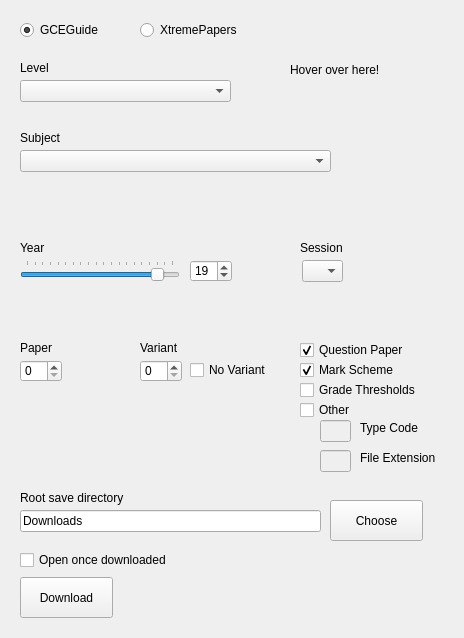
<?xml version="1.0" encoding="UTF-8"?>
<ui version="4.0">
 <class>PapersDownloader</class>
 <widget class="QWidget" name="PapersDownloader">
  <property name="geometry">
   <rect>
    <x>0</x>
    <y>0</y>
    <width>464</width>
    <height>638</height>
   </rect>
  </property>
  <property name="windowTitle">
   <string>PapersDownloader</string>
  </property>
  <widget class="QComboBox" name="levelBox">
   <property name="geometry">
    <rect>
     <x>20</x>
     <y>80</y>
     <width>211</width>
     <height>22</height>
    </rect>
   </property>
   <property name="toolTip">
    <string>&lt;html&gt;&lt;head/&gt;&lt;body&gt;&lt;p&gt;Select if you want IGCSE or AS and A Level here&lt;/p&gt;&lt;/body&gt;&lt;/html&gt;</string>
   </property>
   <property name="editable">
    <bool>false</bool>
   </property>
   <property name="currentIndex">
    <number>-1</number>
   </property>
   <item>
    <property name="text">
     <string>IGCSE</string>
    </property>
   </item>
   <item>
    <property name="text">
     <string>AS and A Level</string>
    </property>
   </item>
  </widget>
  <widget class="QLabel" name="label">
   <property name="geometry">
    <rect>
     <x>20</x>
     <y>60</y>
     <width>55</width>
     <height>16</height>
    </rect>
   </property>
   <property name="text">
    <string>Level</string>
   </property>
  </widget>
  <widget class="QLabel" name="label_2">
   <property name="geometry">
    <rect>
     <x>20</x>
     <y>130</y>
     <width>55</width>
     <height>16</height>
    </rect>
   </property>
   <property name="text">
    <string>Subject</string>
   </property>
  </widget>
  <widget class="QComboBox" name="subjectBox">
   <property name="geometry">
    <rect>
     <x>20</x>
     <y>150</y>
     <width>311</width>
     <height>22</height>
    </rect>
   </property>
   <property name="toolTip">
    <string>&lt;html&gt;&lt;head/&gt;&lt;body&gt;&lt;p&gt;Select which subject you want here&lt;/p&gt;&lt;/body&gt;&lt;/html&gt;</string>
   </property>
  </widget>
  <widget class="QSlider" name="yearSlider">
   <property name="geometry">
    <rect>
     <x>20</x>
     <y>260</y>
     <width>160</width>
     <height>22</height>
    </rect>
   </property>
   <property name="toolTip">
    <string>&lt;html&gt;&lt;head/&gt;&lt;body&gt;&lt;p&gt;Change the year you want the papers from here&lt;/p&gt;&lt;/body&gt;&lt;/html&gt;</string>
   </property>
   <property name="minimum">
    <number>2</number>
   </property>
   <property name="maximum">
    <number>21</number>
   </property>
   <property name="value">
    <number>19</number>
   </property>
   <property name="orientation">
    <enum>Qt::Horizontal</enum>
   </property>
   <property name="tickPosition">
    <enum>QSlider::TicksAbove</enum>
   </property>
   <property name="tickInterval">
    <number>1</number>
   </property>
  </widget>
  <widget class="QLabel" name="label_3">
   <property name="geometry">
    <rect>
     <x>20</x>
     <y>240</y>
     <width>55</width>
     <height>16</height>
    </rect>
   </property>
   <property name="text">
    <string>Year</string>
   </property>
  </widget>
  <widget class="QSpinBox" name="yearSpin">
   <property name="geometry">
    <rect>
     <x>190</x>
     <y>260</y>
     <width>42</width>
     <height>22</height>
    </rect>
   </property>
   <property name="toolTip">
    <string>&lt;html&gt;&lt;head/&gt;&lt;body&gt;&lt;p&gt;Change the year you want the papers from here&lt;/p&gt;&lt;/body&gt;&lt;/html&gt;</string>
   </property>
   <property name="minimum">
    <number>2</number>
   </property>
   <property name="maximum">
    <number>21</number>
   </property>
   <property name="value">
    <number>19</number>
   </property>
  </widget>
  <widget class="QCheckBox" name="qpBox">
   <property name="geometry">
    <rect>
     <x>300</x>
     <y>340</y>
     <width>131</width>
     <height>20</height>
    </rect>
   </property>
   <property name="toolTip">
    <string>&lt;html&gt;&lt;head/&gt;&lt;body&gt;&lt;p&gt;Check if you want a question paper&lt;/p&gt;&lt;/body&gt;&lt;/html&gt;</string>
   </property>
   <property name="text">
    <string>Question Paper</string>
   </property>
   <property name="checked">
    <bool>true</bool>
   </property>
  </widget>
  <widget class="QCheckBox" name="msBox">
   <property name="geometry">
    <rect>
     <x>300</x>
     <y>360</y>
     <width>121</width>
     <height>20</height>
    </rect>
   </property>
   <property name="toolTip">
    <string>&lt;html&gt;&lt;head/&gt;&lt;body&gt;&lt;p&gt;Check if you want a mark scheme&lt;/p&gt;&lt;/body&gt;&lt;/html&gt;</string>
   </property>
   <property name="text">
    <string>Mark Scheme</string>
   </property>
   <property name="checked">
    <bool>true</bool>
   </property>
  </widget>
  <widget class="QCheckBox" name="gtBox">
   <property name="geometry">
    <rect>
     <x>300</x>
     <y>380</y>
     <width>131</width>
     <height>20</height>
    </rect>
   </property>
   <property name="toolTip">
    <string>&lt;html&gt;&lt;head/&gt;&lt;body&gt;&lt;p&gt;Check if you want a grade threshold table&lt;/p&gt;&lt;/body&gt;&lt;/html&gt;</string>
   </property>
   <property name="text">
    <string>Grade Thresholds</string>
   </property>
  </widget>
  <widget class="QSpinBox" name="paperBox">
   <property name="geometry">
    <rect>
     <x>20</x>
     <y>360</y>
     <width>42</width>
     <height>22</height>
    </rect>
   </property>
   <property name="toolTip">
    <string>&lt;html&gt;&lt;head/&gt;&lt;body&gt;&lt;p&gt;Choose the number of the paper (first number e.g &lt;span style=&quot; font-weight:600;&quot;&gt;2&lt;/span&gt;3)&lt;/p&gt;&lt;/body&gt;&lt;/html&gt;</string>
   </property>
  </widget>
  <widget class="QLabel" name="label_4">
   <property name="geometry">
    <rect>
     <x>20</x>
     <y>340</y>
     <width>55</width>
     <height>16</height>
    </rect>
   </property>
   <property name="text">
    <string>Paper</string>
   </property>
  </widget>
  <widget class="QSpinBox" name="variantBox">
   <property name="enabled">
    <bool>true</bool>
   </property>
   <property name="geometry">
    <rect>
     <x>140</x>
     <y>360</y>
     <width>42</width>
     <height>22</height>
    </rect>
   </property>
   <property name="toolTip">
    <string>&lt;html&gt;&lt;head/&gt;&lt;body&gt;&lt;p&gt;Choose the variant of the paper (second number e.g 2&lt;span style=&quot; font-weight:600;&quot;&gt;3&lt;/span&gt;)&lt;/p&gt;&lt;/body&gt;&lt;/html&gt;</string>
   </property>
  </widget>
  <widget class="QLabel" name="label_5">
   <property name="geometry">
    <rect>
     <x>140</x>
     <y>340</y>
     <width>55</width>
     <height>16</height>
    </rect>
   </property>
   <property name="text">
    <string>Variant</string>
   </property>
  </widget>
  <widget class="QLineEdit" name="dirBox">
   <property name="geometry">
    <rect>
     <x>20</x>
     <y>510</y>
     <width>301</width>
     <height>22</height>
    </rect>
   </property>
   <property name="toolTip">
    <string>&lt;html&gt;&lt;head/&gt;&lt;body&gt;&lt;p&gt;The root directory under which the program will organise your papers (don't change this between subjects - it will create separate directories automatically). Either type here or click choose to select on then click &amp;quot;Select Folder&amp;quot;. You can also leave it how it is to save to the default directory&lt;/p&gt;&lt;/body&gt;&lt;/html&gt;</string>
   </property>
   <property name="text">
    <string>Downloads</string>
   </property>
  </widget>
  <widget class="QPushButton" name="chooseDirButton">
   <property name="geometry">
    <rect>
     <x>330</x>
     <y>500</y>
     <width>93</width>
     <height>41</height>
    </rect>
   </property>
   <property name="text">
    <string>Choose</string>
   </property>
  </widget>
  <widget class="QLabel" name="label_6">
   <property name="geometry">
    <rect>
     <x>20</x>
     <y>490</y>
     <width>131</width>
     <height>16</height>
    </rect>
   </property>
   <property name="text">
    <string>Root save directory</string>
   </property>
  </widget>
  <widget class="QPushButton" name="downloadButton">
   <property name="geometry">
    <rect>
     <x>20</x>
     <y>577</y>
     <width>93</width>
     <height>41</height>
    </rect>
   </property>
   <property name="text">
    <string>Download</string>
   </property>
  </widget>
  <widget class="QLabel" name="errorLabel">
   <property name="geometry">
    <rect>
     <x>120</x>
     <y>590</y>
     <width>301</width>
     <height>16</height>
    </rect>
   </property>
   <property name="text">
    <string/>
   </property>
  </widget>
  <widget class="QComboBox" name="sessionBox">
   <property name="geometry">
    <rect>
     <x>302</x>
     <y>260</y>
     <width>41</width>
     <height>22</height>
    </rect>
   </property>
   <property name="toolTip">
    <string>&lt;html&gt;&lt;head/&gt;&lt;body&gt;&lt;p&gt;Change the series you want the papers from here&lt;/p&gt;&lt;/body&gt;&lt;/html&gt;</string>
   </property>
   <property name="currentIndex">
    <number>-1</number>
   </property>
   <item>
    <property name="text">
     <string>s</string>
    </property>
   </item>
   <item>
    <property name="text">
     <string>w</string>
    </property>
   </item>
   <item>
    <property name="text">
     <string>m</string>
    </property>
   </item>
  </widget>
  <widget class="QLabel" name="label_8">
   <property name="geometry">
    <rect>
     <x>300</x>
     <y>240</y>
     <width>55</width>
     <height>16</height>
    </rect>
   </property>
   <property name="text">
    <string>Session</string>
   </property>
  </widget>
  <widget class="QCheckBox" name="noVariantBox">
   <property name="geometry">
    <rect>
     <x>190</x>
     <y>360</y>
     <width>91</width>
     <height>20</height>
    </rect>
   </property>
   <property name="toolTip">
    <string>&lt;html&gt;&lt;head/&gt;&lt;body&gt;&lt;p&gt;Select if the paper has no second number e.g First Language Arabic only has one variant of each paper per session&lt;/p&gt;&lt;/body&gt;&lt;/html&gt;</string>
   </property>
   <property name="text">
    <string>No Variant</string>
   </property>
  </widget>
  <widget class="QRadioButton" name="gceguideBox">
   <property name="geometry">
    <rect>
     <x>20</x>
     <y>20</y>
     <width>95</width>
     <height>20</height>
    </rect>
   </property>
   <property name="toolTip">
    <string>&lt;html&gt;&lt;head/&gt;&lt;body&gt;&lt;p&gt;Click this to use GCEGuide as a source (recommended)&lt;/p&gt;&lt;/body&gt;&lt;/html&gt;</string>
   </property>
   <property name="text">
    <string>GCEGuide</string>
   </property>
   <property name="checked">
    <bool>true</bool>
   </property>
   <property name="autoExclusive">
    <bool>true</bool>
   </property>
  </widget>
  <widget class="QRadioButton" name="xtremepapersBox">
   <property name="geometry">
    <rect>
     <x>140</x>
     <y>20</y>
     <width>121</width>
     <height>20</height>
    </rect>
   </property>
   <property name="toolTip">
    <string>&lt;html&gt;&lt;head/&gt;&lt;body&gt;&lt;p&gt;Click this to use XtremePapers as a source (use if GCEGuide doesn't have the papers - won't have papers past 2018)&lt;/p&gt;&lt;/body&gt;&lt;/html&gt;</string>
   </property>
   <property name="whatsThis">
    <string>&lt;html&gt;&lt;head/&gt;&lt;body&gt;&lt;p&gt;&lt;br/&gt;&lt;/p&gt;&lt;/body&gt;&lt;/html&gt;</string>
   </property>
   <property name="text">
    <string>XtremePapers</string>
   </property>
  </widget>
  <widget class="QCheckBox" name="otherBox">
   <property name="geometry">
    <rect>
     <x>300</x>
     <y>400</y>
     <width>81</width>
     <height>20</height>
    </rect>
   </property>
   <property name="toolTip">
    <string>&lt;html&gt;&lt;head/&gt;&lt;body&gt;&lt;p&gt;Check if you want another type of file&lt;/p&gt;&lt;/body&gt;&lt;/html&gt;</string>
   </property>
   <property name="text">
    <string>Other</string>
   </property>
  </widget>
  <widget class="QLineEdit" name="otherLineEdit">
   <property name="enabled">
    <bool>false</bool>
   </property>
   <property name="geometry">
    <rect>
     <x>320</x>
     <y>420</y>
     <width>31</width>
     <height>22</height>
    </rect>
   </property>
   <property name="toolTip">
    <string>&lt;html&gt;&lt;head/&gt;&lt;body&gt;&lt;p&gt;Give the code of the item you want e.g &amp;quot;pm&amp;quot; (without &amp;quot;&amp;quot;) for computer science prerelease material&lt;/p&gt;&lt;/body&gt;&lt;/html&gt;</string>
   </property>
  </widget>
  <widget class="QLineEdit" name="fileExtensionLineEdit">
   <property name="enabled">
    <bool>false</bool>
   </property>
   <property name="geometry">
    <rect>
     <x>320</x>
     <y>450</y>
     <width>31</width>
     <height>22</height>
    </rect>
   </property>
   <property name="toolTip">
    <string>&lt;html&gt;&lt;head/&gt;&lt;body&gt;&lt;p&gt;Give the file extension of the item you want e.g &amp;quot;zip&amp;quot; (without &amp;quot;&amp;quot;) for the computer science prerelease material&lt;/p&gt;&lt;/body&gt;&lt;/html&gt;</string>
   </property>
  </widget>
  <widget class="QLabel" name="label_7">
   <property name="geometry">
    <rect>
     <x>360</x>
     <y>420</y>
     <width>71</width>
     <height>16</height>
    </rect>
   </property>
   <property name="text">
    <string>Type Code</string>
   </property>
  </widget>
  <widget class="QLabel" name="label_9">
   <property name="geometry">
    <rect>
     <x>360</x>
     <y>450</y>
     <width>81</width>
     <height>16</height>
    </rect>
   </property>
   <property name="text">
    <string>File Extension</string>
   </property>
  </widget>
  <widget class="QLabel" name="label_10">
   <property name="geometry">
    <rect>
     <x>290</x>
     <y>60</y>
     <width>101</width>
     <height>20</height>
    </rect>
   </property>
   <property name="toolTip">
    <string>&lt;html&gt;&lt;head/&gt;&lt;body&gt;&lt;p&gt;Hover over the different elements of the application to see what they do&lt;/p&gt;&lt;/body&gt;&lt;/html&gt;</string>
   </property>
   <property name="text">
    <string>Hover over here!</string>
   </property>
  </widget>
  <widget class="QCheckBox" name="openBox">
   <property name="geometry">
    <rect>
     <x>20</x>
     <y>550</y>
     <width>161</width>
     <height>20</height>
    </rect>
   </property>
   <property name="text">
    <string>Open once downloaded</string>
   </property>
  </widget>
 </widget>
 <resources/>
 <connections/>
</ui>
